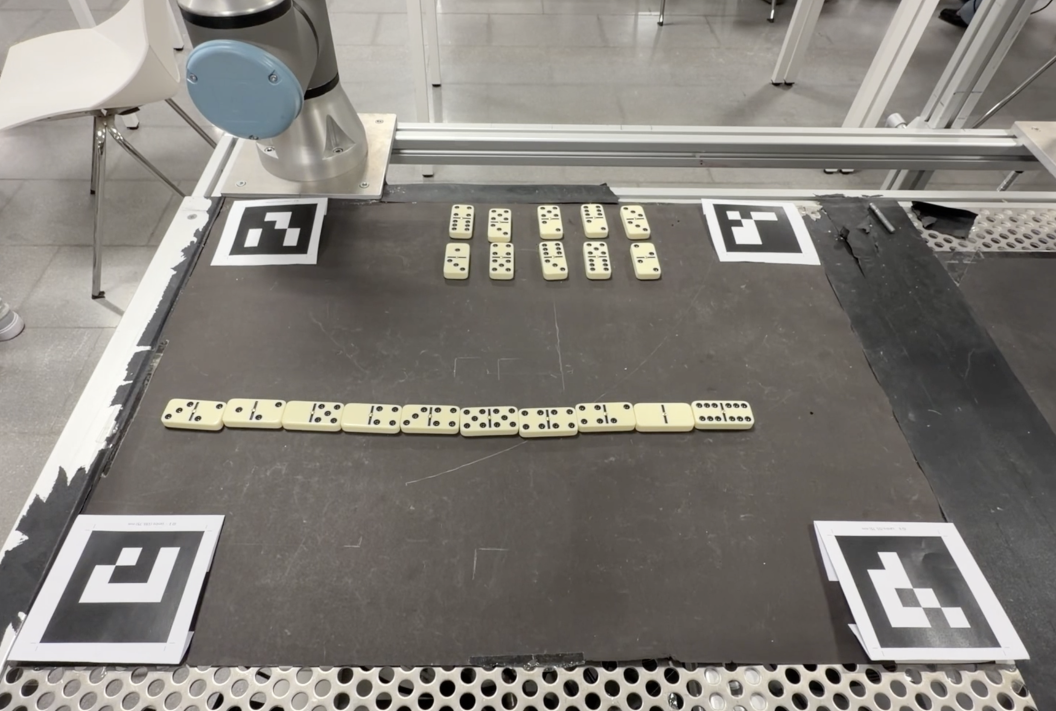
#> input picture data/escena_ejemplo.png, 2112 x 1422 px (shown at 1/2 size)
$ python inspect_aruco.py ../data/escena_ejemplo.png
#> lines starting #> are read from the running program, lines starting #| are printed output that depends on the picture; after the words box and inside, x2 and y2 are one past the last pixel; in counts of white or black regions, pixels touching at a corner belong together
"""Detecta los ArUco de una imagen e imprime id y centro en px.

Uso: python -m scripts.inspect_aruco data/escena_ejemplo.png
"""

import sys
from pathlib import Path

import cv2
import numpy as np

from src import config

img = cv2.imread(sys.argv[1])
#> img is the input picture: shape (1422, 2112, 3); mean B, G, R 121.5, 127.3, 131

dictionary = cv2.aruco.getPredefinedDictionary(getattr(cv2.aruco, config.ARUCO_DICT))

corners, ids, _ = cv2.aruco.ArucoDetector(dictionary).detectMarkers(img)
#> corners = ([[2002, 1294], [1762, 1295], [1668, 1071], [1880, 1072]], [[332, 1285], [78, 1285], [185, 1061], [409, 1062]], [[612, 508], [457, 510], [491, 414], [635, 407]], [[1604, 506], [1453, 503], [1425, 407], [1564, 413]]); ids = [0, 1, 3, 2]

if ids is None:
    sys.exit("No se detectaron ArUco")

for marker_id, c in sorted(zip(ids.flatten(), corners), key=lambda t: t[0]):
    cx, cy = c[0].mean(axis=0)
    side_px = np.linalg.norm(np.roll(c[0], 1, axis=0) - c[0], axis=1).mean()
    print(
        f"id {marker_id}: centro_px=({cx:.1f}, {cy:.1f}) lado_px={side_px:.0f} "
        f"px_por_mm={side_px / config.ARUCO_SIZE_MM:.2f}"
    )
#> this loop made 4 passes
#> (c, cx, cy, side_px) on passes 1 to 4: ([[2002, 1294], [1762, 1295], [1668, 1071], [1880, 1072]], 1828, 1183, 237.1), ([[332, 1285], [78, 1285], [185, 1061], [409, 1062]], 251, 1173.2, 240.5), ([[1604, 506], [1453, 503], [1425, 407], [1564, 413]], 1511.5, 457.2, 122.8), ([[612, 508], [457, 510], [491, 414], [635, 407]], 548.8, 459.8, 126.2)
#| id 0: centro_px=(1828.0, 1183.0) lado_px=237 px_por_mm=2.96
#| id 1: centro_px=(251.0, 1173.2) lado_px=241 px_por_mm=3.01
#| id 2: centro_px=(1511.5, 457.2) lado_px=123 px_por_mm=1.54
#| id 3: centro_px=(548.8, 459.8) lado_px=126 px_por_mm=1.58

cv2.aruco.drawDetectedMarkers(img, corners, ids)
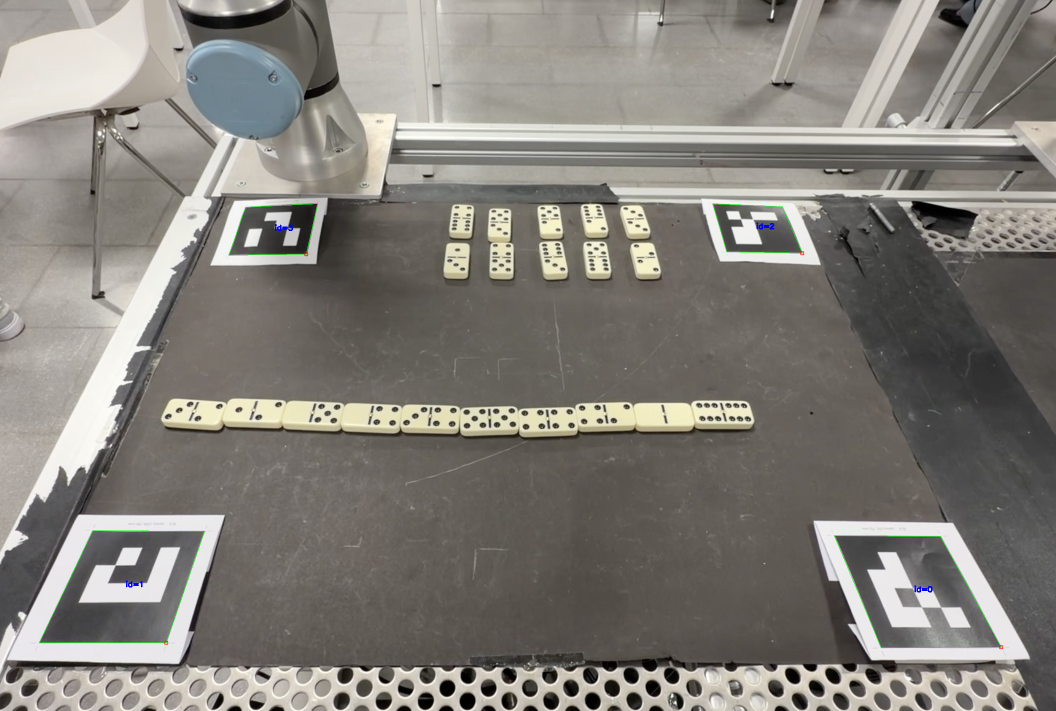
#> img: shape (1422, 2112, 3) (shown at 1/2 size); 0.14% of pixels changed, all inside (x1, y1, x2, y2) = (78, 407, 2007, 1299)

Path("output").mkdir(exist_ok=True)
cv2.imwrite("output/aruco_inspect.png", img)
